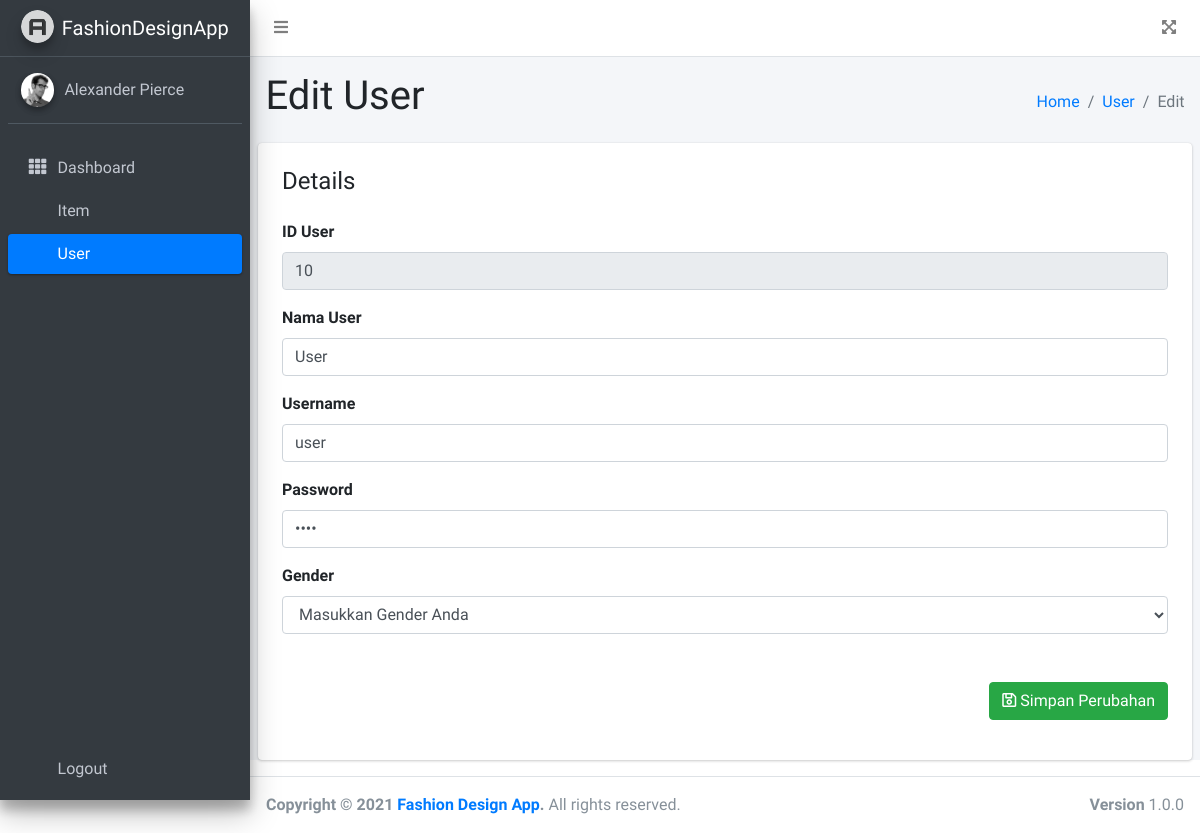
Screenshot of /pages/admin/user/edit_user_form.php?id_user=10 with the database file from the repository.
### tables this page shows
CREATE TABLE `user` (
  `id_user` int(11) NOT NULL AUTO_INCREMENT,
  `nama` varchar(30) DEFAULT NULL,
  `username` varchar(30) DEFAULT NULL,
  `password` varchar(60) DEFAULT NULL,
  `gender` varchar(10) DEFAULT NULL,
  PRIMARY KEY (`id_user`)
);

### pages/admin/user/edit_user_form.php (the view, shortened to what this page needs)
<?php
require_once("koneksi.php");
$stmt = $pdo_conn->prepare("SELECT * FROM user WHERE id_user='".$_GET["id_user"]."'");
$stmt->execute();
$result = $stmt->fetchAll();
?>
<!DOCTYPE html>
<html lang="en">
<head>
    <link rel="stylesheet" href="plugins/fontawesome-free/css/all.min.css">
    <link rel="stylesheet" href="https://code.ionicframework.com/ionicons/2.0.1/css/ionicons.min.css" />
    <link rel="stylesheet" href="./plugins/fontawesome-free/css/all.min.css">
    <link rel="stylesheet" href="./plugins/datatables-bs4/css/dataTables.bootstrap4.min.css">
    <link rel="stylesheet" href="./plugins/datatables-responsive/css/responsive.bootstrap4.min.css">
    <link rel="stylesheet" href="./plugins/datatables-buttons/css/buttons.bootstrap4.min.css">
    <link rel="stylesheet" href="./dist/css/adminlte.min.css">
</head>
<body class="hold-transition sidebar-mini layout-fixed">
    <div class="wrapper">
        <nav class="main-header navbar navbar-expand navbar-white navbar-light">
            <ul class="navbar-nav">
                <li class="nav-item">
                    <a class="nav-link" data-widget="pushmenu" href="#" role="button"><i class="fas fa-bars"></i></a>
                </li>
            </ul>
            <ul class="navbar-nav ml-auto">
                <li class="nav-item">
                    <a class="nav-link" data-widget="fullscreen" href="#" role="button">
                        <i class="fas fa-expand-arrows-alt"></i>
                    </a>
                </li>
            </ul>
        </nav>
        <aside class="main-sidebar sidebar-dark-primary elevation-4">
            <a href="index3.html" class="brand-link">
                <img src="./dist/img/AdminLTELogo.png" alt="AdminLTE Logo" class="brand-image img-circle elevation-3"
                    style="opacity: 0.8" />
                <span class="brand-text font-weight-light">FashionDesignApp</span>
            </a>
            <div class="sidebar d-flex flex-column">
                <div class="user-panel mt-3 pb-3 mb-3 d-flex">
                    <div class="image">
                        <img src="dist/img/user2-160x160.jpg" class="img-circle elevation-2" alt="User Image">
                    </div>
                    <div class="info">
                        <a href="#" class="d-block">Alexander Pierce</a>
                    </div>
                </div>
                <nav class="mt-2 navibar d-flex flex-grow-1 flex-column">
                    <ul class="nav nav-pills nav-sidebar flex-column h-100" data-widget="treeview" role="menu"
                        data-accordion="false">
                        <li class="nav-item">
                            <a href="./admin.html" class="nav-link">
                                <i class="nav-icon fas fa-th"></i>
                                <p>
                                    Dashboard
                                </p>
                            </a>
                        </li>
                        <li class="nav-item">
                            <a href="./item.html" class="nav-link">
                                <p>
                                    Item
                                </p>
                            </a>
                        </li>
                        <li class="nav-item">
                            <a href="user.html" class="nav-link active">
                                <p>
                                    User
                                </p>
                            </a>
                        </li>
                    </ul>
                    <ul class="nav nav-pills nav-sidebar flex-column flex-end mb-2">
                        <li class="nav-item">
                            <a href="#" class="nav-link ">
                                <p>
                                    Logout
                                </p>
                            </a>
                        </li>
                    </ul>
                </nav>
            </div>
        </aside>
        <div class="content-wrapper">
            <section class="content-header">
                <div class="container-fluid">
                    <div class="row mb-2">
                        <div class="col-sm-6">
                            <h1 style="font-size: 2.5rem!important;">Edit User</h1>
                        </div>
                        <div class="col-sm-6">
                            <ol class="breadcrumb mt-3 float-sm-right">
                                <li class="breadcrumb-item"><a href="./admin.html">Home</a></li>
                                <li class="breadcrumb-item"><a href="./item.html">User</a></li>
                                <li class="breadcrumb-item active">Edit</li>
                            </ol>
                        </div>
                    </div>
                </div>
            </section>
            <section class="content">
                <div class="card p-4">
                    <form action="./edit_user.php" method="POST">
                            <div class="form-group">
                                    <div class="d-flex justify-content-between align-items-center mb-3">
                                        <h4 class="text-right">Details</h4>
                                    </div>
                                    <div class="row mt-3">
                                        <div class="col-md-12"><label class="labels">ID User</label><input type="text"
                                                class="form-control " placeholder="ID User" value="<?php echo $result[0]['id_user']; ?>" name="nama" id="nama" name="id"
                                                maxlength="10" readonly>
                                        </div>
                                    </div>
                                    <div class="row mt-3">
                                        <div class="col-md-12">
                                            <label class="labels">Nama User</label>
                                            <input type="text" class="form-control " placeholder="Masukkan Nama User Anda"
                                                value="<?php echo $result[0]['nama']; ?>" name="nama" id="nama">
                                        </div>
                                    </div>
                                    <div class="row mt-3">
                                        <div class="col-md-12">
                                            <label class="labels">Username</label>
                                            <input type="text" class="form-control " placeholder="Masukkan Nama Username Anda"
                                                value="<?php echo $result[0]['username']; ?>" name="username" id="username">
                                        </div>
                                    </div>
                                    <div class="row mt-3">
                                        <div class="col-md-12"><label class="labels">Password</label>
                                            <input type="password" class="form-control " placeholder="Masukkan Password Anda" value="<?php echo $result[0]['password']; ?>"
                                                name="password" id="password" maxlength="18">
                                        </div>
                                    </div>
                                    <div class="row mt-3"><div class="col-md-12"><label class="labels">Gender</label><select
                                                class="form-control" id="gender" name="gender">
                                                <option value="">Masukkan Gender Anda</option>
                                            </select>
                                            </div>
                                    </div>
                                    <div class="mt-5 text-right">
                                        <button class="btn btn-success profile-button" type="submit"
                                            value="save_record" name="save_record"><i class="far fa-save"></i> Simpan Perubahan</button>
                                    </div>
                            </div>
                    </form>
                </div>
            </section>
        </div>
        <footer class="main-footer">
            <strong>Copyright &copy; 2021
                <a href="#">Fashion Design App</a>.</strong>
            All rights reserved.
            <div class="float-right d-none d-sm-inline-block">
                <b>Version</b> 1.0.0
            </div>
        </footer>
    </div>
</body>
</html>

### rows the page displays
user: nama "10", nama "User", username "user"
